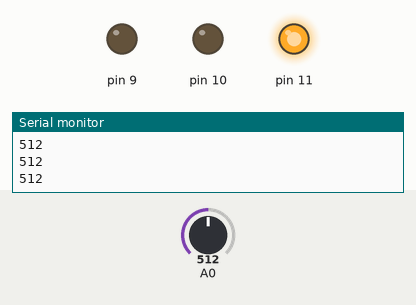
This sketch was run on a simulated Arduino Uno, built with avr-gcc and run on an emulated ATmega328P. On the bench: output pins drawn as LEDs (lit = HIGH), the last lines printed to the serial monitor. The inputs (shaded band) are chosen by the test bench; at power-on: A0 = 512.

Above: at 1.2 s.
1.3 s: A0 set to 988
2.8 s: A0 set to 1001
At 3.7 s:
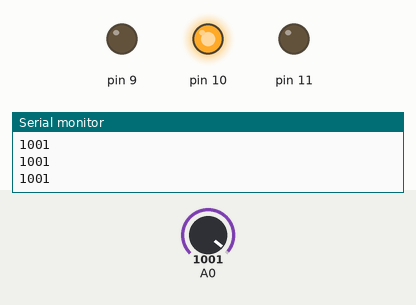
4.3 s: A0 set to 1020
At 4.8 s:
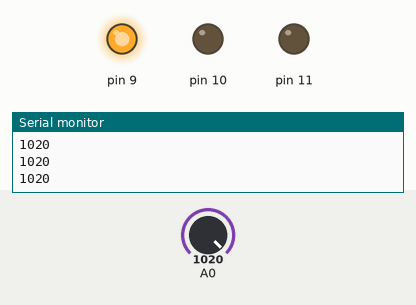
5.8 s: A0 set to 1000
At 6.9 s:
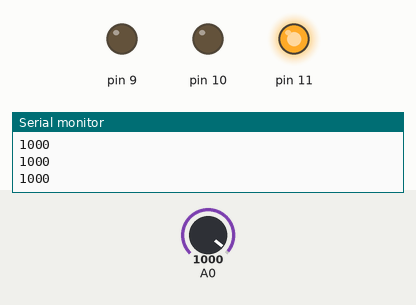
7.3 s: A0 set to 1023
At 8.4 s:
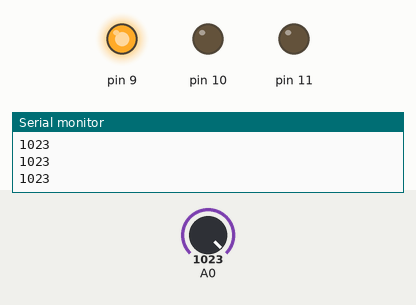
Timing chart, 0 to 9.8 s (numbered marks = the images above; inputs shaded):
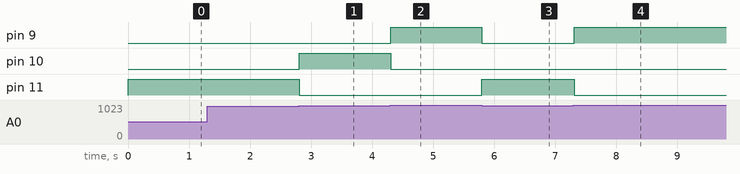

The sketch:

esnek_sens_r1.ino
```cpp
// C++ code
//
void setup()
{
  pinMode(A0, INPUT);
  Serial.begin(9600);
  pinMode(9, OUTPUT);
  pinMode(10, OUTPUT);
  pinMode(11, OUTPUT);
}

void loop()
{
  Serial.println(analogRead(A0));
  if (analogRead(A0) > 1010) {
    digitalWrite(9, HIGH);
    digitalWrite(10, LOW);
    digitalWrite(11, LOW);
  } else {
    if (analogRead(A0) > 1000) {
      digitalWrite(9, LOW);
      digitalWrite(10, HIGH);
      digitalWrite(11, LOW);
    } else {
      digitalWrite(9, LOW);
      digitalWrite(10, LOW);
      digitalWrite(11, HIGH);
    }
  }
  delay(10); // Delay a little bit to improve simulation performance
}
```

Measured:
- the behaviour switches between 1000 and 1001 on A0 (found by bisection; images 0 and 1)
- after the input at 2.8 s, pin 10: LOW → HIGH at once; pin 11: HIGH → LOW at once
- after the input at 4.3 s, pin 9: LOW → HIGH at once; pin 10: HIGH → LOW at once
- after the input at 5.8 s, pin 9: HIGH → LOW at once; pin 11: LOW → HIGH at once
- after the input at 7.3 s, pin 9: LOW → HIGH at once; pin 11: HIGH → LOW at once
